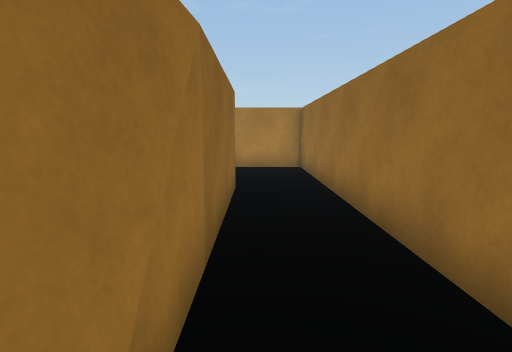
View 1 (above)

17 first-person views from a walk through a scene from a Unity 3-D project. The camera is 1.3 m above the floor, tilts 8° down and sees 80° across. The floor is counted in squares, 1 m on a side. Each view is taken from the middle of a square. On the plan, view 1 faces up. The plan holds only what a view shows up to about 14 squares ahead; the rest is blank. The player character is not drawn.

View 2
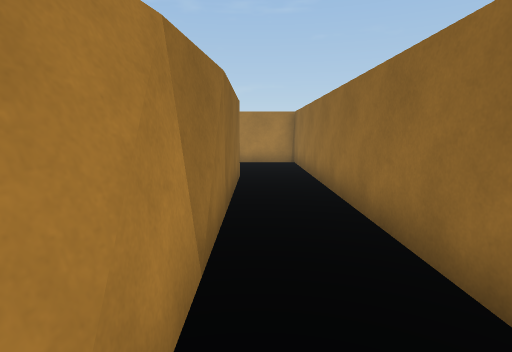

View 3
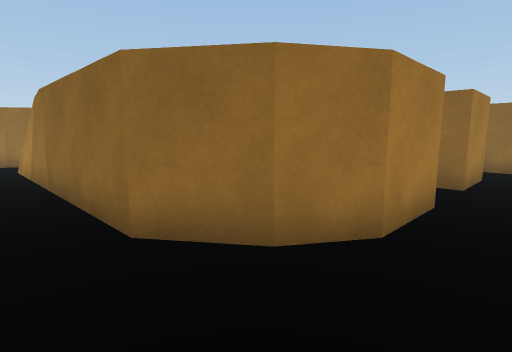

View 4
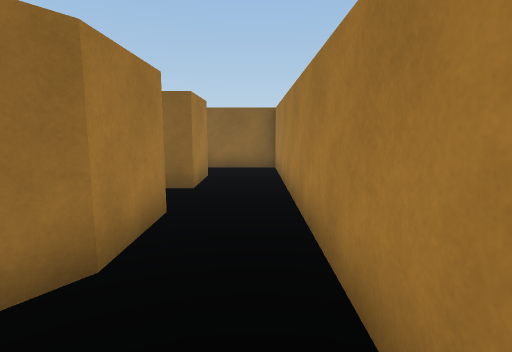

View 5
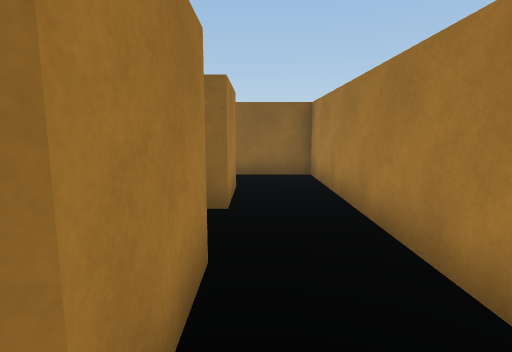

View 6
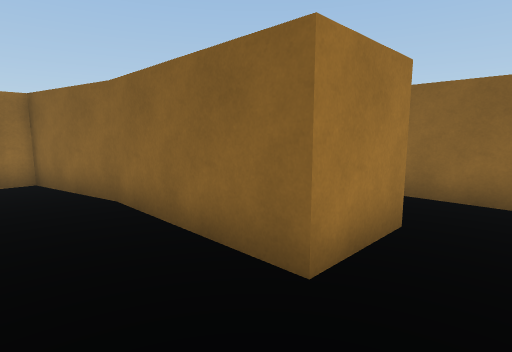

View 7
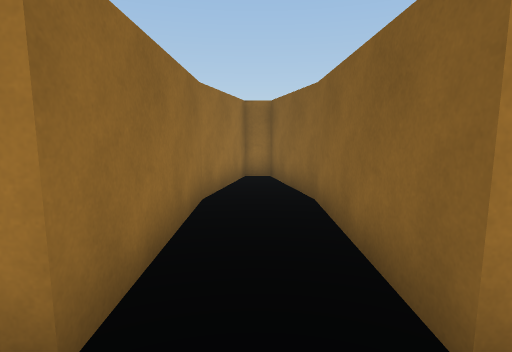

View 8
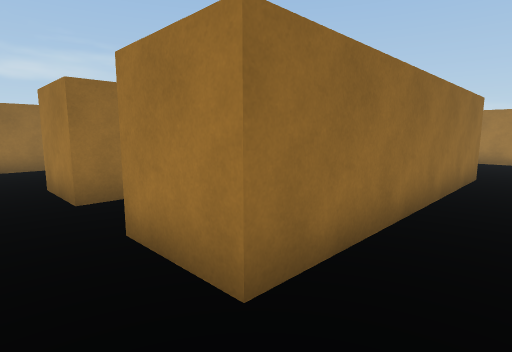

View 9
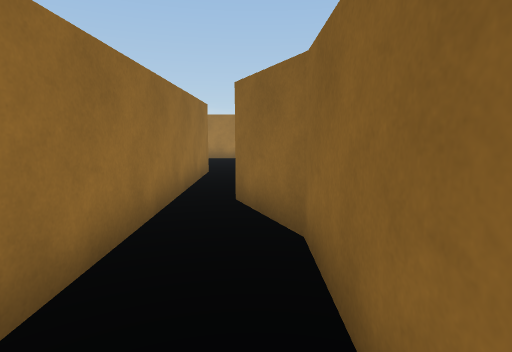

View 10
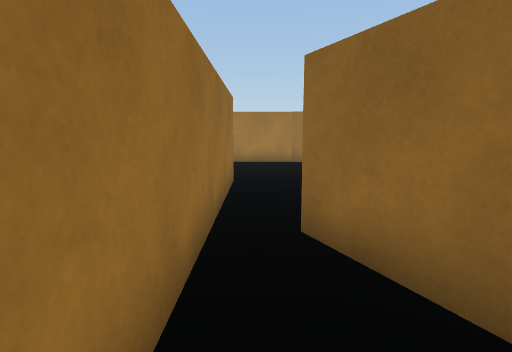

View 11
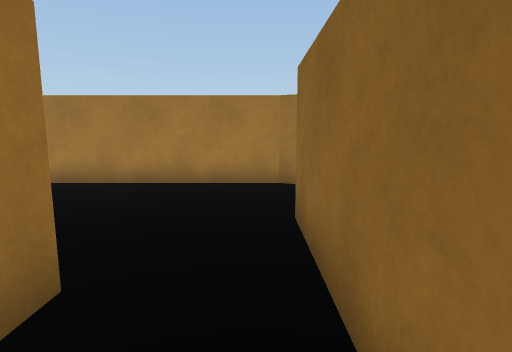

View 12
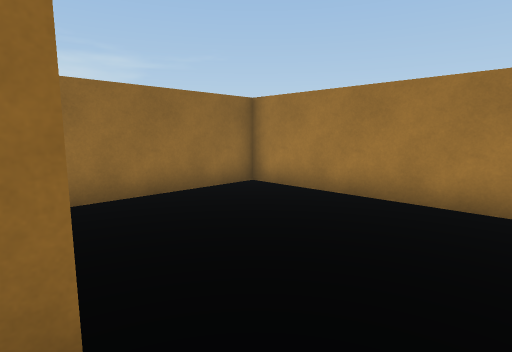

View 13
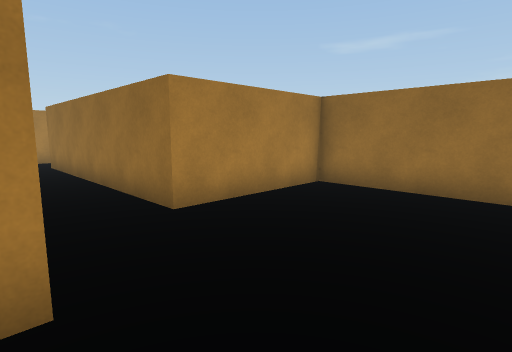

View 14
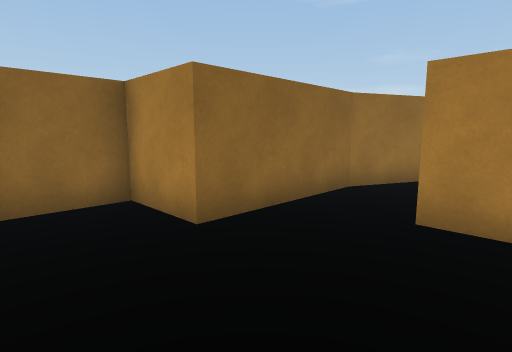

View 15
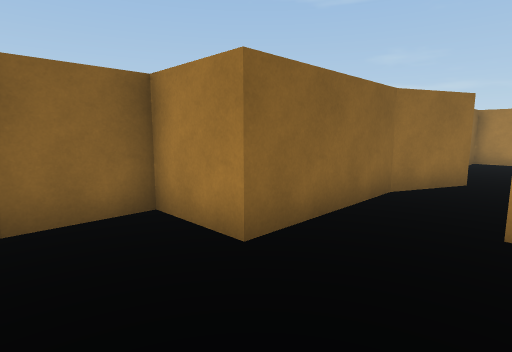

View 16
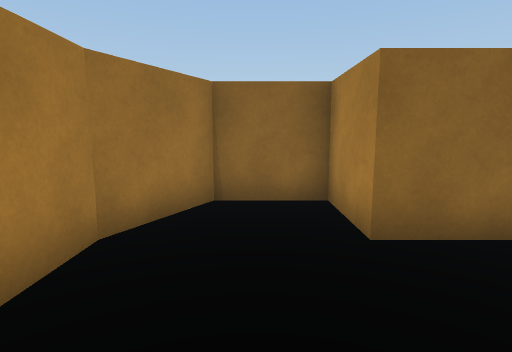

View 17
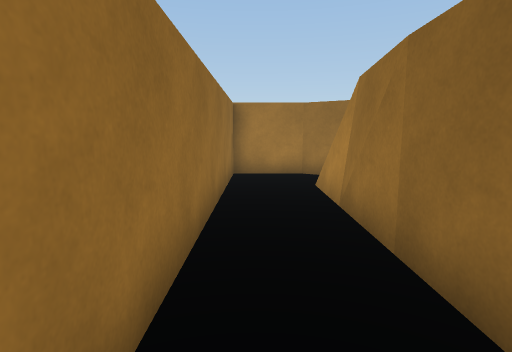

### Floor plan
Points are (right, up) in squares from view 1. A wall is a line through its corners. A room is listed if a view was taken in it or the views show most of it. See-through windows are left out.
Room 1 (views 1, 2, 3, 4, 5, 6, 7, 8, 9, 10, 17)
walls: (-7.2, 5.2) (-6.4, 1.8) (-5.7, 1.8) (-4.9, 5.1); (-4.9, 5) (-4.9, 9.5) (-2.7, 9.5) (-1.5, 8.8) (-0.5, 7.3) (-0.5, -1.4); (-9.4, 6.5) (-9.4, 9.5) (-7.2, 9.5) (-7.2, 5); (-0.4, 2.3) (-0.6, 0.5); (-0.7, 0.6) (-0.7, -0.3); (-0.6, 0.1) (-0.9, -1); (-0.5, -0.1) (-0.8, -1.3); (-1.6, -3.1) (-0.5, -3.8) (1.7, -3.8) (1.7, 11.7) (-11.6, 11.7) (-11.6, 7.3) (-11.1, 6.2)
ways out: opening at (-10, 7) to room 2
Room 2 (views 11, 12, 13, 14, 15, 16)
walls: (-11.1, 6.2) (-10.6, 5.1) (-11.6, 2.8) (-11.6, -1.6) (-13.8, -1.6) (-13.8, -3.8) (-11.6, -4.9) (-4.9, -4.9) (-4.9, 0.6) (-9.4, 0.6) (-9.4, 6.5)
ways out: opening at (-10, 7) to room 1

Where each view was taken, in squares from view 1:
view 1: 0 up, 0 right, facing up
view 2: 2 down, 0 right, facing up
view 3: 11 up, 1 right, facing down-left
view 4: 11 up, 0 right, facing left
view 5: 10 up, 2 left, facing left
view 6: 11 up, 5 left, facing down-left
view 7: 11 up, 6 left, facing down
view 8: 11 up, 11 left, facing down-right
view 9: 11 up, 11 left, facing down
view 10: 9 up, 10 left, facing down
view 11: 3 up, 11 left, facing down
view 12: 1 up, 11 left, facing down-right
view 13: 4 down, 12 left, facing up-right
view 14: 4 down, 8 left, facing up-left
view 15: 4 down, 9 left, facing up-left
view 16: 3 down, 8 left, facing left
view 17: 6 up, 1 right, facing down
